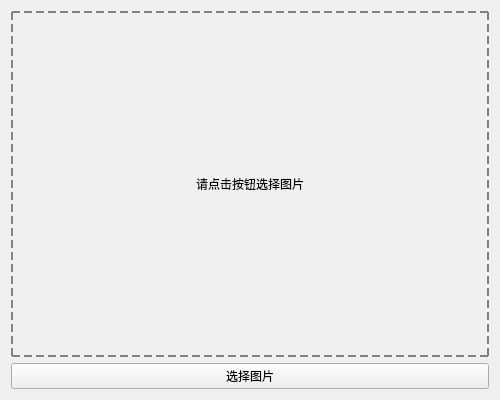
<?xml version="1.0" encoding="UTF-8"?>
<ui version="4.0">
 <class>MainWindow</class>
 <widget class="QMainWindow" name="MainWindow">
  <property name="geometry">
   <rect>
    <x>0</x>
    <y>0</y>
    <width>500</width>
    <height>400</height>
   </rect>
  </property>
  <property name="windowTitle">
   <string>图片查看器</string>
  </property>
  <widget class="QWidget" name="centralWidget">
   <layout class="QVBoxLayout" name="verticalLayout">
    <item>
     <widget class="QLabel" name="label">
      <property name="text">
       <string>请点击按钮选择图片</string>
      </property>
      <property name="alignment">
       <set>Qt::AlignCenter</set>
      </property>
      <property name="minimumSize">
       <size>
        <width>400</width>
        <height>300</height>
       </size>
      </property>
      <property name="styleSheet">
       <string>border: 2px dashed gray; background-color: #f0f0f0;</string>
      </property>
     </widget>
    </item>
    <item>
     <widget class="QPushButton" name="pushButton">
      <property name="text">
       <string>选择图片</string>
      </property>
     </widget>
    </item>
   </layout>
  </widget>
 </widget>
 <layoutdefault spacing="6" margin="11"/>
 <resources/>
 <connections/>
</ui>
